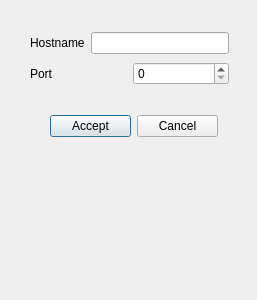
<?xml version="1.0" encoding="UTF-8"?>
<ui version="4.0">
 <class>MessengerConnectionDialog</class>
 <widget class="QDialog" name="MessengerConnectionDialog">
  <property name="geometry">
   <rect>
    <x>0</x>
    <y>0</y>
    <width>257</width>
    <height>300</height>
   </rect>
  </property>
  <property name="windowTitle">
   <string>Dialog</string>
  </property>
  <widget class="QWidget" name="layoutWidget">
   <property name="geometry">
    <rect>
     <x>30</x>
     <y>30</y>
     <width>199</width>
     <height>58</height>
    </rect>
   </property>
   <layout class="QVBoxLayout" name="verticalLayout">
    <item>
     <layout class="QHBoxLayout" name="horizontalLayout">
      <item>
       <widget class="QLabel" name="label">
        <property name="text">
         <string>Hostname</string>
        </property>
       </widget>
      </item>
      <item>
       <widget class="QLineEdit" name="hostname"/>
      </item>
     </layout>
    </item>
    <item>
     <layout class="QHBoxLayout" name="horizontalLayout_2">
      <item>
       <widget class="QLabel" name="label_2">
        <property name="text">
         <string>Port</string>
        </property>
       </widget>
      </item>
      <item>
       <widget class="QSpinBox" name="port">
        <property name="maximum">
         <number>99999999</number>
        </property>
       </widget>
      </item>
     </layout>
    </item>
   </layout>
  </widget>
  <widget class="QWidget" name="layoutWidget">
   <property name="geometry">
    <rect>
     <x>50</x>
     <y>110</y>
     <width>168</width>
     <height>32</height>
    </rect>
   </property>
   <layout class="QHBoxLayout" name="horizontalLayout_3">
    <item>
     <widget class="QPushButton" name="ok">
      <property name="text">
       <string>Accept</string>
      </property>
     </widget>
    </item>
    <item>
     <widget class="QPushButton" name="cancel">
      <property name="text">
       <string>Cancel</string>
      </property>
     </widget>
    </item>
   </layout>
  </widget>
 </widget>
 <resources/>
 <connections/>
</ui>
